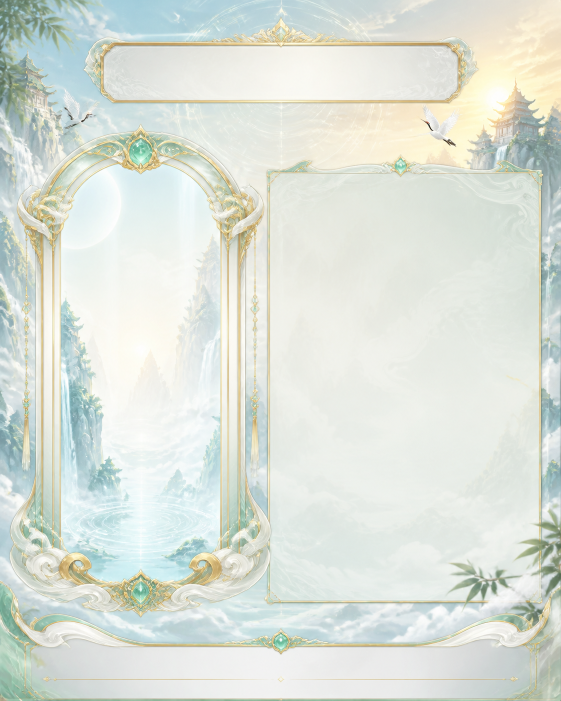
#> input picture images/power_card_background.png, 1122 x 1402 px (shown at 1/2 size)
$ python -i power_card.py   (imports and definitions only)
#> lines starting #> are read from the running program, lines starting #| are printed output that depends on the picture; after the words box and inside, x2 and y2 are one past the last pixel; in counts of white or black regions, pixels touching at a corner belong together
# -*- coding: utf-8 -*-
"""战力仙鉴图片的本地渲染器。

模板和角色立绘均来自项目 ``images`` 目录；玩家请求时只做 Pillow 合成，
不会调用网络绘图服务。输出文件按数据指纹缓存，相同数据可直接复用。
"""

from __future__ import annotations

import hashlib
import json
import os
import re
import tempfile
from functools import lru_cache
from pathlib import Path
from typing import Any
from uuid import uuid4

from PIL import Image, ImageDraw, ImageEnhance, ImageFont, ImageOps


PROJECT_ROOT = Path(__file__).resolve().parents[1]
IMAGES_DIR = PROJECT_ROOT / "images"
BACKGROUND_PATH = IMAGES_DIR / "power_card_background.png"
# 随包提供完整的 Noto Sans CJK SC，避免玩家昵称、境界名和中文标点因
# 字体子集漏字而显示为“方框叉号”。字体对象由 _font 缓存，不影响热路径响应速度。
PACKAGED_FONT_PATH = PROJECT_ROOT / "assets" / "fonts" / "NotoSansCJKsc-Regular.otf"
CALLIGRAPHY_FONT_PATH = PROJECT_ROOT / "assets" / "fonts" / "MaShanZheng-Regular.ttf"
POWER_CARD_CACHE_DIR = Path(
    os.getenv("POWER_CARD_CACHE_DIR", str(Path(tempfile.gettempdir()) / "qq-rpg-power-cards"))
)
CARD_SIZE = (1080, 1350)
TEMPLATE_VERSION = "power-card-v1.4"

ROLE_IMAGE_FILES = {
    "萧炎": "xiaoyan.png",
    "王林": "wanglin.png",
    "韩立": "hanli.png",
    "石昊": "shihao.png",
    "叶凡": "yefan.png",
    # 历史素材文件名为 mengzhuan.png，保留兼容。
    "孟川": "mengzhuan.png",
}

FONT_CANDIDATES = {
    "regular": (
        str(PACKAGED_FONT_PATH),
        "C:/Windows/Fonts/msyh.ttc",
        "/usr/share/fonts/opentype/noto/NotoSansCJK-Regular.ttc",
        "/usr/share/fonts/truetype/wqy/wqy-zenhei.ttc",
    ),
    "bold": (
        str(PACKAGED_FONT_PATH),
        "C:/Windows/Fonts/msyhbd.ttc",
        "/usr/share/fonts/opentype/noto/NotoSansCJK-Bold.ttc",
        "/usr/share/fonts/truetype/wqy/wqy-zenhei.ttc",
    ),
    "display": (
        str(CALLIGRAPHY_FONT_PATH),
        "C:/Windows/Fonts/STXINGKA.TTF",
        "C:/Windows/Fonts/simkai.ttf",
        str(PACKAGED_FONT_PATH),
        "/usr/share/fonts/opentype/noto/NotoSerifCJK-Bold.ttc",
        "/usr/share/fonts/truetype/wqy/wqy-zenhei.ttc",
    ),
}


# [24 lines left out: functions _font, _number, format_number, not called in this run]


def _short_text(value: Any, limit: int, default: str = "未配置") -> str:
    text = str(value or default).strip().replace("\n", " ")
    return text if len(text) <= limit else text[: max(1, limit - 1)] + "…"


# [10 lines left out: function _rounded_panel, not called in this run]


def _fit_role_image(role_path: Path) -> Image.Image:
#> called with role_path = '../images/power_card_background.png'
    role = Image.open(role_path).convert("RGB")
#> role is the input picture: PIL image 1122x1402 RGB; mean R, G, B 220, 226.1, 217.6
    role = ImageEnhance.Color(role).enhance(0.92)
    role = ImageEnhance.Contrast(role).enhance(0.94)
    portrait = ImageOps.fit(role, (395, 800), method=Image.Resampling.LANCZOS, centering=(0.5, 0.48))
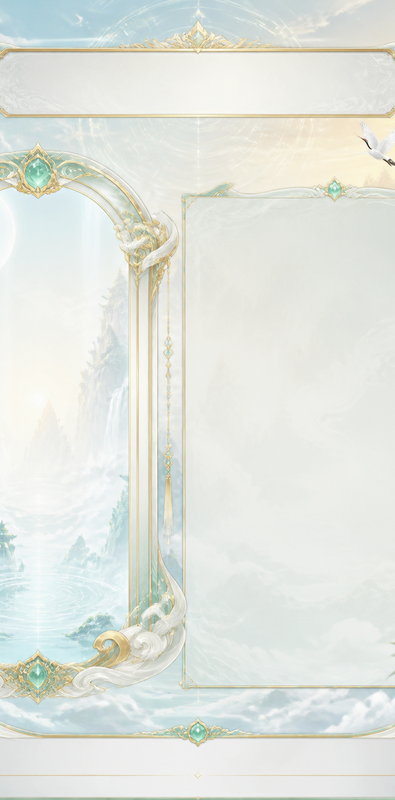
#> portrait: PIL image 395x800 RGB; mean R, G, B 225.8, 229.6, 223.2
    veil = Image.new("RGBA", portrait.size, (244, 252, 250, 0))
    veil_alpha = Image.new("L", portrait.size, 0)
#> veil_alpha: PIL image 395x800 L; every value is 0
    alpha_pixels = veil_alpha.load()
    for y in range(portrait.height):
        bottom_fade = max(0, min(100, int((y - 680) * 0.84)))
        for x in range(portrait.width):
            edge_fade = max(0, int((x - 330) * 1.45))
            alpha_pixels[x, y] = min(120, max(bottom_fade, edge_fade))
    veil.putalpha(veil_alpha)
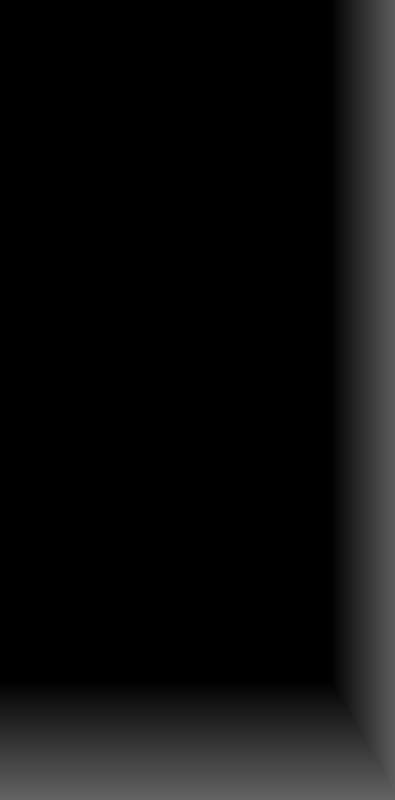
#> veil_alpha: PIL image 395x800 L; min 0, max 99, mean 14.2
    portrait = Image.alpha_composite(portrait.convert("RGBA"), veil)
#> portrait: PIL image 395x800 RGBA
    mask = Image.new("L", portrait.size, 0)
    ImageDraw.Draw(mask).rounded_rectangle((0, 0, portrait.width - 1, portrait.height - 1), 24, fill=255)
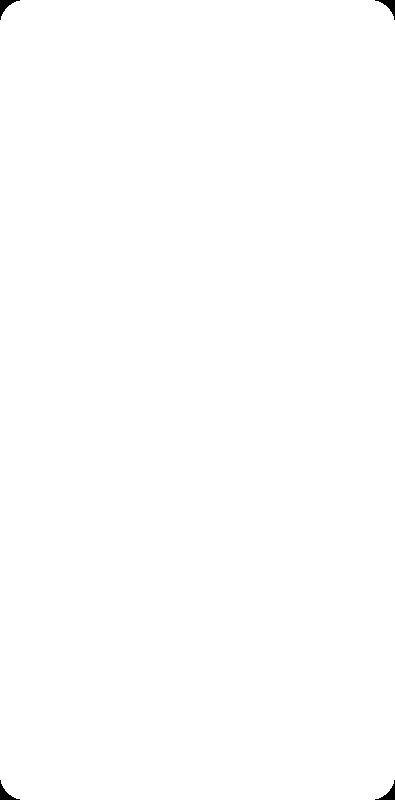
#> mask: PIL image 395x800 L; 99.8% white; 4 black regions, box (x1, y1, x2, y2) and area: (0, 0, 20, 20) 131, (375, 0, 395, 20) 131, (0, 780, 20, 800) 131, (375, 780, 395, 800) 131
    portrait.putalpha(mask)
    return portrait


# [175 lines left out: functions _draw_label_value, _asset_fingerprint, _role_portrait_path, power_card_cache_name, cached_power_card_path, render_power_card, not called in this run]

>>> result = _fit_role_image('../images/power_card_background.png')
